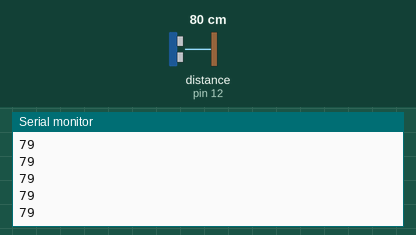
A sketch run on a simulated Arduino Uno, built with avr-gcc and run on an emulated ATmega328P. Parts: the last lines printed to the serial monitor. Wiring (inferred from the names in the program): ultrasonic range finder: trigger pin 8; echo pin 12. Inputs (shaded band) come from the test bench; at power-on: distance to the obstacle (sensor on pin 12) 80 cm. The echo pulse lasts 58.3 µs per cm.

Above: at 1.2 s.
1.3 s: distance to the obstacle (sensor on pin 12) set to 2 cm
At 1.48 s:
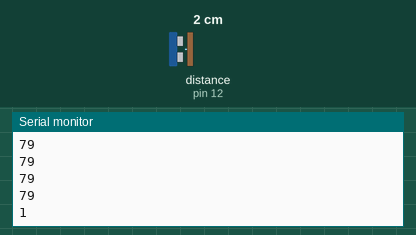
2.8 s: distance to the obstacle (sensor on pin 12) set to 4 cm
At 2.89 s:
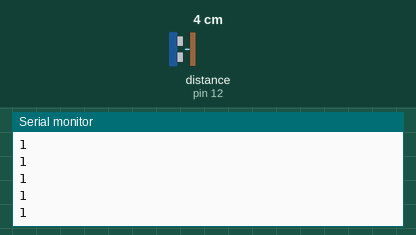
Timing chart, 0 to 5.8 s (numbered marks = the images above; inputs shaded):
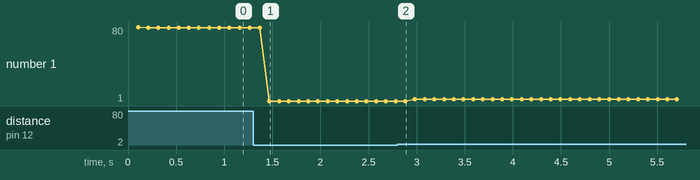

Measured:
- after the input at 1.3 s, the serial monitor: prints a new line after 0.17 s (image 1)
- plotted number 1: 79 → 1 after the input at 1.3 s, 1 → 3 after the input at 2.8 s

The sketch:

ultrasonic_sensor.ino
```cpp
#define trigPin1 8
#define echoPin1 12

long duration, distance, UltraSensor;

void setup()
{
Serial.begin (9600);
pinMode(trigPin1, OUTPUT);
pinMode(echoPin1, INPUT);
}

void loop() {
SonarSensor(trigPin1, echoPin1);
UltraSensor = distance;
Serial.println(UltraSensor);
}

void SonarSensor(int trigPin,int echoPin)
{
digitalWrite(trigPin, LOW);
delayMicroseconds(2);
digitalWrite(trigPin, HIGH);
delayMicroseconds(10);
digitalWrite(trigPin, LOW);
duration = pulseIn(echoPin, HIGH);
distance = (duration/2) / 29.1;
delay(100);
}
```
